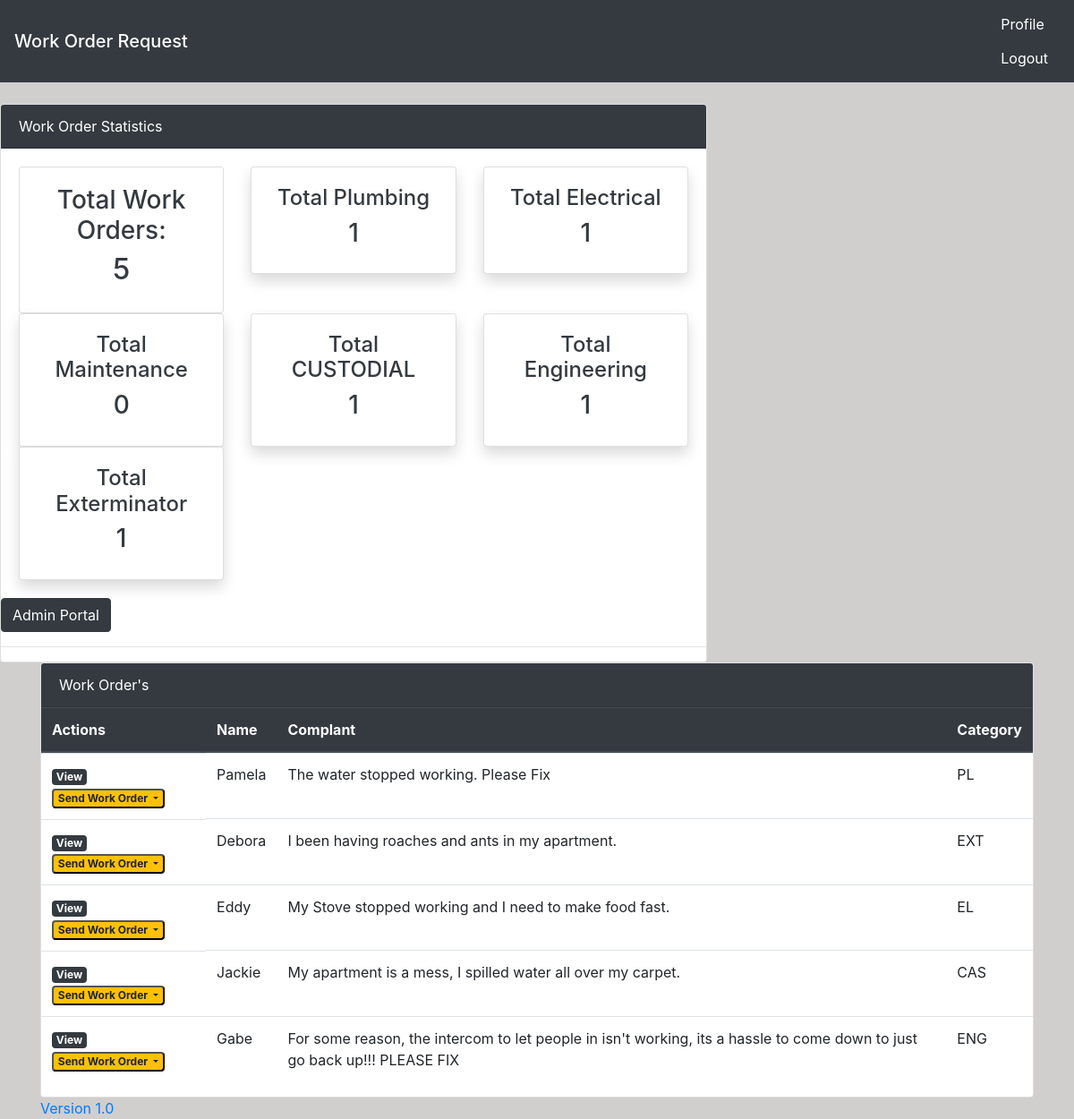
The page /staff/ (signed in) on the database its author committed.
### dashboard/models.py (models this page shows, shortened)
class Person_info(models.Model):
    name = models.CharField(max_length=200)
    phone = models.CharField(max_length=200)
    email = models.EmailField(max_length=200)
    class Meta:
        abstract = True
        ordering = ['name']

class reportData(Person_info):
    priority = [
    ('PL','Plumbing'),
    ('EL', 'Electrical'),
    ('MT','Maintenance'),
    ('CAS','CUSTODIAL'),
    ('ENG', 'Engineering'),
    ('EXT', 'Exterminator' )
    ]
    floor = models.IntegerField()
    apt_num = models.CharField(max_length=200)
    complant = models.TextField()
    cateogry = models.CharField(max_length=50, choices=priority)
    class Meta:
        verbose_name_plural = 'Work Orders'

### dashboard/views.py (the view)
# urls.py: path('staff/', views.staff_index, name= 'staff-index'),
@login_required
def staff_index(request):
    report_data = reportData.objects.all()
    counter = reportData.objects.count()
    pl = reportData.objects.filter(cateogry="PL").count
    el = reportData.objects.filter(cateogry="EL").count
    mt = reportData.objects.filter(cateogry="MT").count
    cas = reportData.objects.filter(cateogry="CAS").count
    eng= reportData.objects.filter(cateogry="ENG").count
    ext = reportData.objects.filter(cateogry="EXT").count
    context = {
        'report_data': report_data,
        'counter' : counter,
        'pl':pl,
        'el':el,
        'mt':mt,
        'cas':cas,
        'eng':eng,
        'ext':ext,
    }
    return render(request, 'dashboard/staff.html', context)

### templates/dashboard/staff.html (shortened to what this page needs)
{% extends 'partials/base.html' %}
{% load crispy_forms_tags %}
{% block content %}
{% if user.is_authenticated and user.is_staff%}
<div class="row">
    <div class="col-md-8 mt-4">
        <div class="card">
            <div class="card-header bg-dark text-white">
               Work Order Statistics
            </div>
            <div class="card-body">
                <div class="row">
                        <div class="col-md-4">
                            <div class="text-decoration-none text-dark" href="#">
                                <div class="card text-center">
                                    <div class="card-body text-center">
                                        <h3> Total Work Orders:</h3>
                                        <h2> {{counter}}</h2>
                                    </div>
                                </div>
                            </div>
                        </div>
                    <div class="col-md-4">
                        <a class="text-decoration-none text-dark" href="#">
                            <div class="card my-card shadow">
                                <div class="card-body text-center">
                                    <h4>Total Plumbing</h4>
                                    <h3>{{pl}}</h3>
                                </div>
                            </div>
                        </a>
                    </div>
                    <div class="col-md-4">
                        <a class="text-decoration-none text-dark" href="#">
                            <div class="card my-card shadow">
                                <div class="card-body text-center">
                                    <h4>Total Electrical</h4>
                                    <h3>{{el}}</h3>
                                </div>
                            </div>
                        </a>
                    </div>
                    <div class="col-md-4">
                        <a class="text-decoration-none text-dark" href="#">
                            <div class="card my-card shadow">
                                <div class="card-body text-center">
                                    <h4>Total Maintenance</h4>
                                    <h3>{{mt}}</h3>
                                </div>
                            </div>
                        </a>
                    </div>
                    <div class="col-md-4">
                        <a class="text-decoration-none text-dark" href="#">
                            <div class="card my-card shadow">
                                <div class="card-body text-center">
                                    <h4>Total CUSTODIAL</h4>
                                    <h3>{{cas}}</h3>
                                </div>
                            </div>
                        </a>
                    </div>
                    <div class="col-md-4">
                        <a class="text-decoration-none text-dark" href="#">
                            <div class="card my-card shadow">
                                <div class="card-body text-center">
                                    <h4>Total Engineering</h4>
                                    <h3>{{eng}}</h3>
                                </div>
                            </div>
                        </a>
                    </div>
                    <div class="col-md-4">
                        <a class="text-decoration-none text-dark" href="#">
                            <div class="card my-card shadow">
                                <div class="card-body text-center">
                                    <h4>Total Exterminator</h4>
                                    <h3>{{ext}}</h3>
                                </div>
                            </div>
                        </a>
                    </div>
                </div>
            </div>
            {% if user.is_authenticated and user.is_superuser%}
                <div class="model-footer">
                    <a class="btn btn-dark" href="{% url 'admin-index' %}"> Admin Portal</a>
                    <hr>
                </div>
            {% endif %}
        </div>
    </div>
</div>
<div class="container">
    <div class="card">
        <div class="card-header bg-dark text-white">
           Work Order's
        </div>
    <table class="table table-hover">
        <thead class="thead-dark">
        <tr>
            <th scope="float-right">Actions</th>
            <th scope="col">Name</th>
            <th scope="col">Complant</th>
            <th scope="col">Category</th>
        </tr>
        </thead>
        <tbody>
            {% for data in report_data %}
            <tr>
                <td class="float-left">
                    <a href="{% url 'staff-view' data.id %}" class="badge badge-dark">View</a>
                    <div class="btn-group" role="group">
                        <button id="btnGroupDrop1" type="button" class="badge badge-warning dropdown-toggle" data-toggle="dropdown" aria-expanded="false">
                          Send Work Order
                        </button>
                      </div>
                </td>
                <td> {{data.name}} </td>
                <td>{{data.complant}}</td>
                <td>{{data.cateogry}}</td>
            </tr>
            {% endfor %}
        </tbody>
    </table>
</div>
<a href=""><div id="version-display" data-toggle="modal" data-target='#myModal'> Version 1.0</div>
</a>
{% else %}
<div class="container">
    <h3> Do not have Permission to access this page :(</h3>
</div>
{% endif %}
{% endblock %}

### templates/partials/base.html (shortened to what this page needs)
{% load static %}
<!doctype html>
<html lang="en">
  <head>
        <link rel="stylesheet" href="https://cdn.jsdelivr.net/npm/bootstrap@4.6.1/dist/css/bootstrap.min.css">
        <link rel="stylesheet" href="{% static '/style.css' %}">
  </head>
  <body>
        {%include 'partials/nav.html' %}
        {% block content %}
        {% endblock %}
    </body>

### templates/partials/nav.html (shortened to what this page needs)
<nav class="navbar navbar-lg  navbar-dark bg-dark">
    <a class="navbar-brand mb-0 h1" href="{% url 'dashboard-index' %}">Work Order Request</a>
    {% if user.is_authenticated %}
    <ul class="navbar-nav mp-5">
        <li class="nav-item">
            <a class="btn btn-dark" href="{% url 'user-profile' %}">Profile</a>
        </li>
        <li class="nav-item">
            <a class="btn btn-dark" href="{% url 'user-logout' %}">Logout</a>
        </li>
    </ul>
    {% endif %}
  </nav>

### static/style.css (style rules this page uses)
body { background: rgb(209, 206, 206); }

### rows shown on the page
reportData: name "Pamela", complant "The water stopped working. Please Fix", cateogry "PL"
reportData: name "Debora", complant "I been having roaches and ants in my apartment.", cateogry "EXT"
reportData: name "Eddy", complant "My Stove stopped working and I need to make food fast.", cateogry "EL"
reportData: name "Jackie", complant "My apartment is a mess, I spilled water all over my carpet.", cateogry "CAS"
reportData: name "Gabe", complant "For some reason, the intercom to let people in isn't working, its a hassle to come down to just go back up!!! PLEASE FIX", cateogry "ENG"

### other values the page prints
{{ counter }} "5"
{{ pl }} "1"
{{ el }} "1"
{{ mt }} "0"
{{ cas }} "1"
{{ eng }} "1"
{{ ext }} "1"
